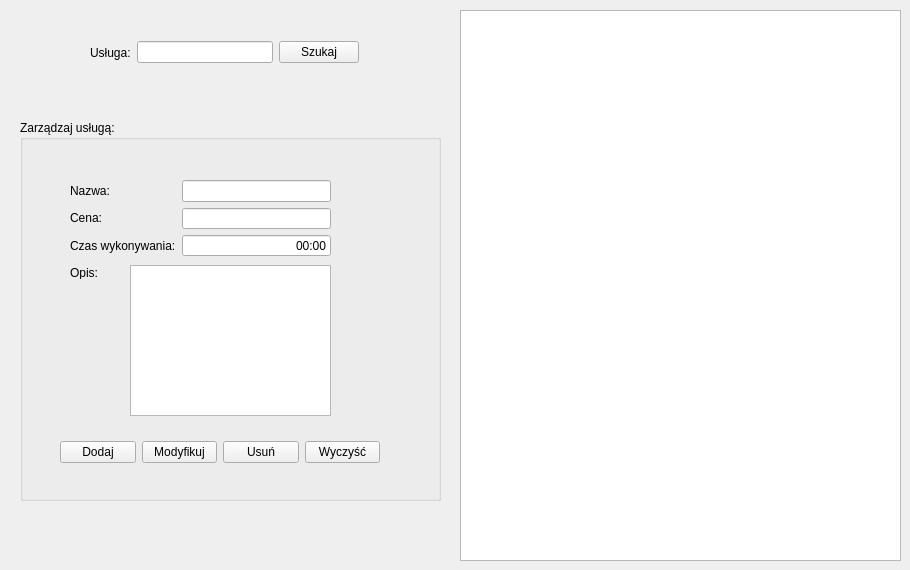
    <widget class="QWidget" name="uslugiTab">
     <attribute name="title">
      <string>Usługi</string>
     </attribute>
     <widget class="QWidget" name="layoutWidget_8">
      <property name="geometry">
       <rect>
        <x>90</x>
        <y>40</y>
        <width>269</width>
        <height>25</height>
       </rect>
      </property>
      <layout class="QHBoxLayout" name="horizontalLayout_25">
       <item>
        <widget class="QLabel" name="label_46">
         <property name="text">
          <string>Usługa:</string>
         </property>
        </widget>
       </item>
       <item>
        <widget class="QLineEdit" name="servicesServiceType"/>
       </item>
       <item>
        <widget class="QPushButton" name="servicesServiceSearch">
         <property name="text">
          <string>Szukaj</string>
         </property>
        </widget>
       </item>
      </layout>
     </widget>
     <widget class="QTableView" name="servicesServiceTable">
      <property name="geometry">
       <rect>
        <x>460</x>
        <y>10</y>
        <width>441</width>
        <height>551</height>
       </rect>
      </property>
      <property name="styleSheet">
       <string notr="true">border-image: url(:/banners/banners/emptyTableView441x551.png) 0 0 0 0 stretch stretch;</string>
      </property>
     </widget>
     <widget class="QGroupBox" name="serviceData">
      <property name="geometry">
       <rect>
        <x>20</x>
        <y>120</y>
        <width>421</width>
        <height>381</height>
       </rect>
      </property>
      <property name="title">
       <string>Zarządzaj usługą:</string>
      </property>
      <widget class="QLabel" name="label_50">
       <property name="geometry">
        <rect>
         <x>50</x>
         <y>146</y>
         <width>47</width>
         <height>13</height>
        </rect>
       </property>
       <property name="text">
        <string>Opis:</string>
       </property>
      </widget>
      <widget class="QTextEdit" name="serviceDesc">
       <property name="geometry">
        <rect>
         <x>110</x>
         <y>145</y>
         <width>201</width>
         <height>151</height>
        </rect>
       </property>
      </widget>
      <widget class="QWidget" name="layoutWidget">
       <property name="geometry">
        <rect>
         <x>50</x>
         <y>60</y>
         <width>261</width>
         <height>76</height>
        </rect>
       </property>
       <layout class="QHBoxLayout" name="horizontalLayout_26">
        <item>
         <layout class="QVBoxLayout" name="verticalLayout_19">
          <item>
           <widget class="QLabel" name="label_47">
            <property name="text">
             <string>Nazwa:</string>
            </property>
           </widget>
          </item>
          <item>
           <widget class="QLabel" name="label_48">
            <property name="text">
             <string>Cena:</string>
            </property>
           </widget>
          </item>
          <item>
           <widget class="QLabel" name="label_49">
            <property name="text">
             <string>Czas wykonywania:</string>
            </property>
           </widget>
          </item>
         </layout>
        </item>
        <item>
         <layout class="QVBoxLayout" name="verticalLayout_18">
          <item>
           <widget class="QLineEdit" name="serviceName">
            <property name="alignment">
             <set>Qt::AlignRight|Qt::AlignTrailing|Qt::AlignVCenter</set>
            </property>
           </widget>
          </item>
          <item>
           <widget class="QLineEdit" name="servicePrice">
            <property name="inputMask">
             <string/>
            </property>
            <property name="text">
             <string/>
            </property>
            <property name="alignment">
             <set>Qt::AlignRight|Qt::AlignTrailing|Qt::AlignVCenter</set>
            </property>
           </widget>
          </item>
          <item>
           <widget class="QLineEdit" name="serviceTime">
            <property name="inputMask">
             <string>99:99</string>
            </property>
            <property name="text">
             <string>00:00</string>
            </property>
            <property name="alignment">
             <set>Qt::AlignRight|Qt::AlignTrailing|Qt::AlignVCenter</set>
            </property>
           </widget>
          </item>
         </layout>
        </item>
       </layout>
      </widget>
      <widget class="QWidget" name="layoutWidget">
       <property name="geometry">
        <rect>
         <x>40</x>
         <y>320</y>
         <width>320</width>
         <height>25</height>
        </rect>
       </property>
       <layout class="QHBoxLayout" name="horizontalLayout_27">
        <item>
         <widget class="QPushButton" name="serviceAddBtn">
          <property name="text">
           <string>Dodaj</string>
          </property>
         </widget>
        </item>
        <item>
         <widget class="QPushButton" name="serviceModifyBtn">
          <property name="text">
           <string>Modyfikuj</string>
          </property>
         </widget>
        </item>
        <item>
         <widget class="QPushButton" name="serviceRemoveBtn">
          <property name="text">
           <string>Usuń</string>
          </property>
         </widget>
        </item>
        <item>
         <widget class="QPushButton" name="serviceClearBtn">
          <property name="text">
           <string>Wyczyść</string>
          </property>
         </widget>
        </item>
       </layout>
      </widget>
     </widget>
    </widget>
